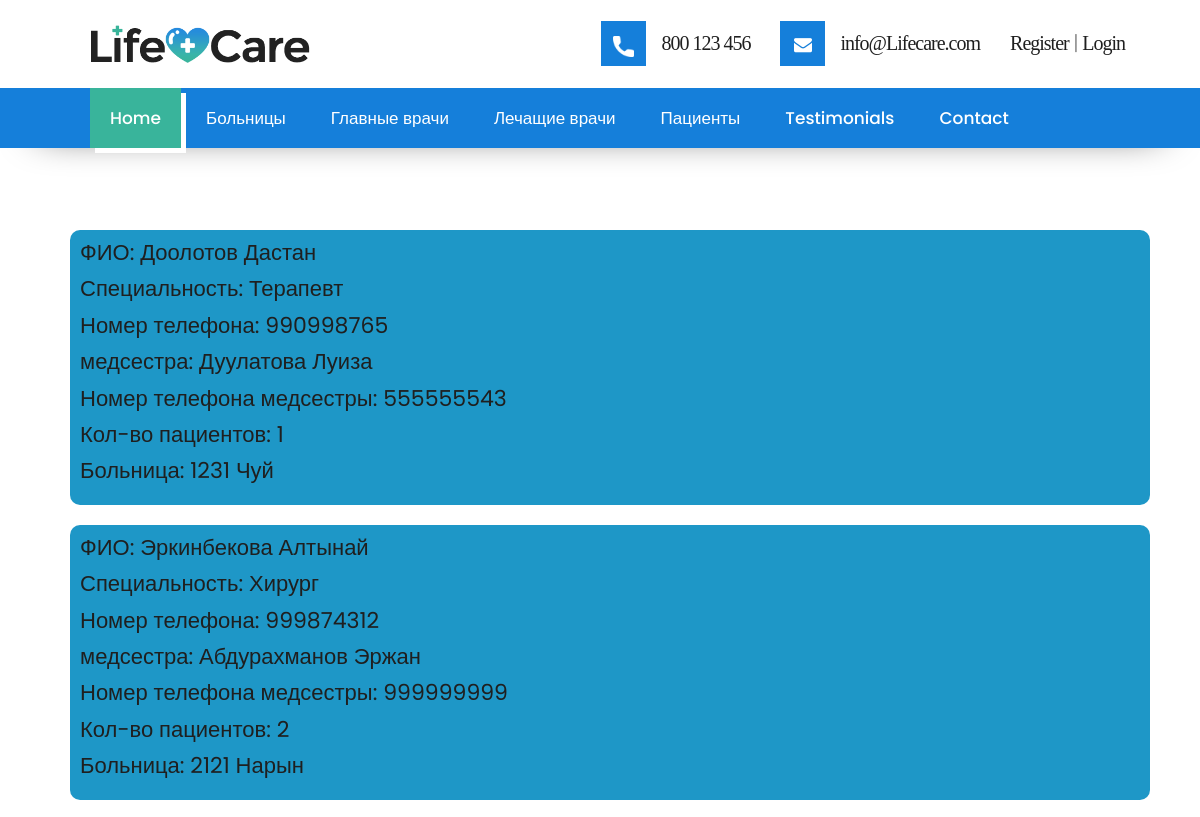
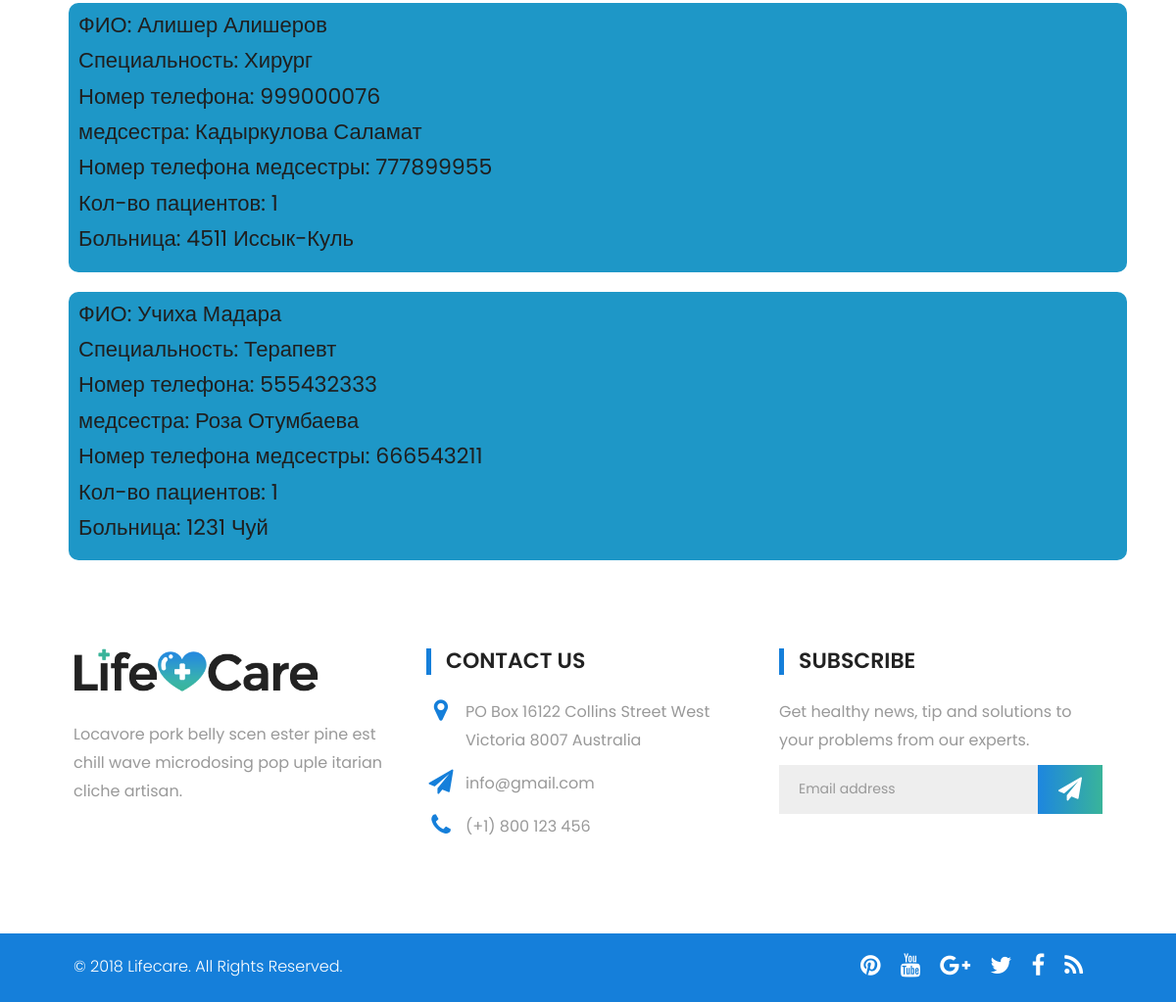
The page /treat_doctor on the database its author committed (2 pictures, top to bottom).
### mysite/models.py (models this page shows, shortened)
class TreatDoctor(models.Model):
    CHOICES = (('Терапевт', 'Терапевт'), ('Хирург', 'Хирург'))
    choice = models.CharField(max_length=255, choices=CHOICES)
    fio = models.CharField(max_length=255, verbose_name='ФИО')
    pin_passport = models.IntegerField(verbose_name='ПИН КОД паспорта')
    age = models.IntegerField(verbose_name='Возраст')
    skill = models.CharField(max_length=255, verbose_name='Опыт работы')
    number = models.IntegerField(verbose_name='Номер телефона')
    nurse = models.OneToOneField('Nurse', auto_created=True, on_delete=models.CASCADE)
    patient = models.ManyToManyField('Patient')
    hospital = models.ForeignKey('Hospital', on_delete=models.CASCADE)

class Nurse(models.Model):
    fio = models.CharField(max_length=255, verbose_name='ФИО')
    pin_passport = models.IntegerField(verbose_name='ПИН КОД паспорта')
    age = models.IntegerField(verbose_name='Возраст')
    number = models.IntegerField(verbose_name='Номер телефона')
    patient = models.ManyToManyField('Patient')
    def __str__(self):
        return f'{self.fio}'

class Hospital(models.Model):
    okpo = models.CharField(max_length=4, db_index=True, verbose_name='ОКПО', unique=True)
    CHOICES = (
    ('Чуй', 'Чуй'),
    ('Иссык-Куль', 'Иссык-Куль'),
    ('Нарын', 'Нарын'),
    ('Талас', 'Талас'),
    ('Ош', 'Ош'),
    ('Жалал-Абад', 'Жалал-Абад'),
    ('Баткен', 'Баткен'))
    choice = models.CharField(max_length=255, choices=CHOICES)
    max_person = models.DecimalField(max_digits=2, decimal_places=0)
    CHOICE_HOSPITAL = (
        ('Государственная', 'Государственная'),
        ('Частная', 'Частная'))
    type_of_hospital = models.CharField(max_length=255, choices=CHOICE_HOSPITAL)
    main_doctor = models.OneToOneField('MainDoctor', on_delete=models.CASCADE)
    def __str__(self):
        return f'{self.okpo} {self.choice}'

### mysite/views.py (the view)
# urls.py: path('treat_doctor', treat_doctor, name='treat_doctor'),
def treat_doctor(request):
    treat_doctor = TreatDoctor.objects.all().select_related().distinct()
    context = {'treat_doctor': treat_doctor}
    return render(request, 'treat_doctor.html', context=context)

### mysite/templates/treat_doctor.html
{% extends 'base.html' %}
{% load static %}
{% block content %}
<div class="container" style="margin-top: 200px;">
    <div class="row" style="margin-top: 20px;">
        {% for i in treat_doctor %}
        <div class="col-md-12 col-sm-12"  style="background: rgb(30, 151, 199); padding: 10px; border-radius: 10px; margin: 10px">
            <h2>ФИО: {{ i.fio }}</h2>
            <h2>Специальность: {{ i.choice }}</h2>
            <h2>Номер телефона: {{ i.number }}</h2>
            <h2>медсестра: {{ i.nurse }}</h2>
            <h2>Номер телефона медсестры: {{ i.nurse.number }}</h2>
            <h2>Кол-во пациентов: {{ i.patient.all.count }}</h2>
            <h2>Больница: {{ i.hospital }}</h2>
        </div>
        {% endfor %}
    </div>
</div>
{% endblock %}

### mysite/static/css/style.css (style rules this page uses)
body { color: #999; font-size: 15px; font-family: 'Source Sans Pro', sans-serif; line-height: 1.80857; }
h1, h2, h3, h4, h5, h6 { letter-spacing: 0; font-weight: normal; position: relative; padding: 0 0 10px 0; font-weight: normal; line-height: 120% !important; color: #1f1f1f; margin: 0 }
h2 { font-size: 22px }

### mysite/static/css/versions.css (style rules this page uses)
body.clinic_version { font-family: 'Roboto', sans-serif; }

### mysite/static/css/responsive.css (style rules this page uses)
@media (max-width: 1200px) { .container { width: 90%; } }

### mysite/static/css/custom.css (style rules this page uses)
* { font-family: 'Poppins', sans-serif; }
h1,h2,h3,h4,h5,h6 { font-family: 'Poppins', sans-serif; }

### rows shown on the page
TreatDoctor: fio "Доолотов Дастан", choice "Терапевт", number "990998765", nurse "Дуулатова Луиза", nurse.number "555555543", patient.all.count "1", hospital "1231 Чуй"
TreatDoctor: fio "Эркинбекова Алтынай", choice "Хирург", number "999874312", nurse "Абдурахманов Эржан", nurse.number "999999999", patient.all.count "2", hospital "2121 Нарын"
TreatDoctor: fio "Алишер Алишеров", choice "Хирург", number "999000076", nurse "Кадыркулова Саламат", nurse.number "777899955", patient.all.count "1", hospital "4511 Иссык-Куль"
TreatDoctor: fio "Учиха Мадара", choice "Терапевт", number "555432333", nurse "Роза Отумбаева", nurse.number "666543211", patient.all.count "1", hospital "1231 Чуй"
